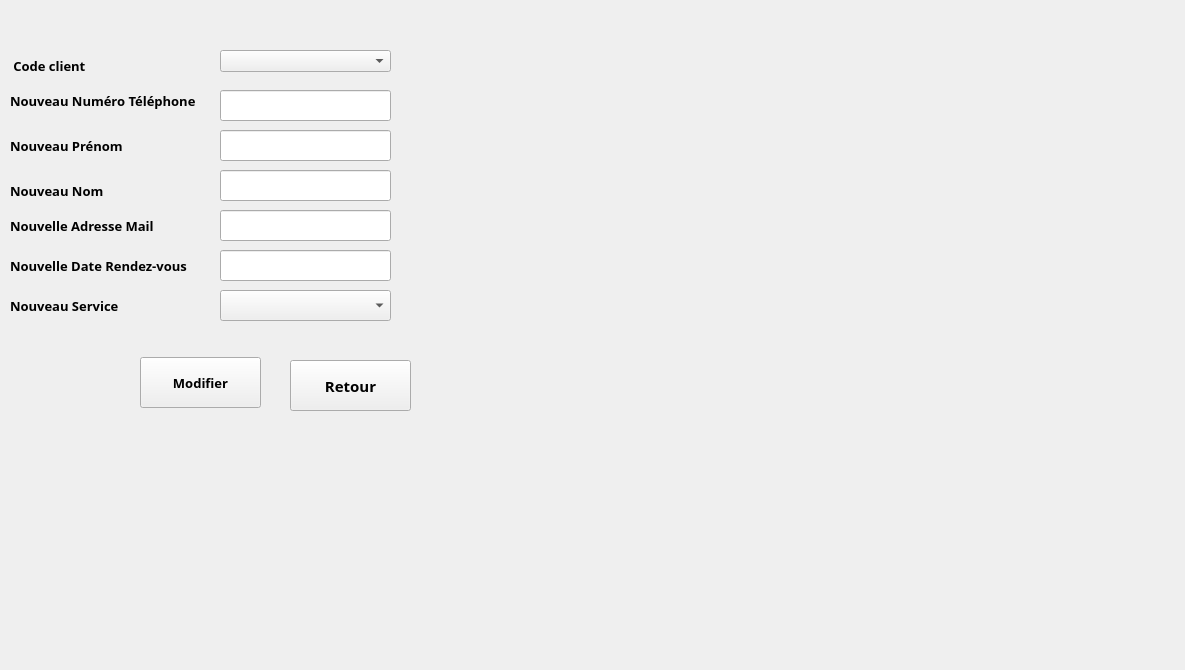
         <widget class="QWidget" name="tab_7">
          <attribute name="title">
           <string>Modifier Client</string>
          </attribute>
          <widget class="QLineEdit" name="numtelmodif">
           <property name="geometry">
            <rect>
             <x>220</x>
             <y>90</y>
             <width>171</width>
             <height>31</height>
            </rect>
           </property>
          </widget>
          <widget class="QLineEdit" name="nommodif">
           <property name="geometry">
            <rect>
             <x>220</x>
             <y>130</y>
             <width>171</width>
             <height>31</height>
            </rect>
           </property>
          </widget>
          <widget class="QLineEdit" name="prenommodif">
           <property name="geometry">
            <rect>
             <x>220</x>
             <y>170</y>
             <width>171</width>
             <height>31</height>
            </rect>
           </property>
          </widget>
          <widget class="QLineEdit" name="adressemodif">
           <property name="geometry">
            <rect>
             <x>220</x>
             <y>210</y>
             <width>171</width>
             <height>31</height>
            </rect>
           </property>
          </widget>
          <widget class="QLineEdit" name="datemodif">
           <property name="geometry">
            <rect>
             <x>220</x>
             <y>250</y>
             <width>171</width>
             <height>31</height>
            </rect>
           </property>
          </widget>
          <widget class="QPushButton" name="pbmodifiermariem">
           <property name="geometry">
            <rect>
             <x>140</x>
             <y>357</y>
             <width>121</width>
             <height>51</height>
            </rect>
           </property>
           <property name="font">
            <font>
             <family>Script MT Bold</family>
             <pointsize>10</pointsize>
             <weight>75</weight>
             <bold>true</bold>
            </font>
           </property>
           <property name="text">
            <string>Modifier</string>
           </property>
          </widget>
          <widget class="QPushButton" name="pushButton_3">
           <property name="geometry">
            <rect>
             <x>290</x>
             <y>360</y>
             <width>121</width>
             <height>51</height>
            </rect>
           </property>
           <property name="font">
            <font>
             <family>Script MT Bold</family>
             <pointsize>11</pointsize>
             <weight>75</weight>
             <bold>true</bold>
            </font>
           </property>
           <property name="text">
            <string>Retour</string>
           </property>
          </widget>
          <widget class="QComboBox" name="comboBox_2">
           <property name="geometry">
            <rect>
             <x>220</x>
             <y>290</y>
             <width>171</width>
             <height>31</height>
            </rect>
           </property>
          </widget>
          <widget class="QLabel" name="label_10">
           <property name="geometry">
            <rect>
             <x>10</x>
             <y>50</y>
             <width>191</width>
             <height>31</height>
            </rect>
           </property>
           <property name="font">
            <font>
             <family>Script MT Bold</family>
             <pointsize>10</pointsize>
             <weight>75</weight>
             <bold>true</bold>
            </font>
           </property>
           <property name="text">
            <string> Code client</string>
           </property>
          </widget>
          <widget class="QLabel" name="label_18">
           <property name="geometry">
            <rect>
             <x>10</x>
             <y>80</y>
             <width>211</width>
             <height>41</height>
            </rect>
           </property>
           <property name="font">
            <font>
             <family>Script MT Bold</family>
             <pointsize>10</pointsize>
             <weight>75</weight>
             <bold>true</bold>
            </font>
           </property>
           <property name="text">
            <string>Nouveau Numéro Téléphone</string>
           </property>
          </widget>
          <widget class="QLabel" name="label_19">
           <property name="geometry">
            <rect>
             <x>10</x>
             <y>130</y>
             <width>191</width>
             <height>31</height>
            </rect>
           </property>
           <property name="font">
            <font>
             <family>Script MT Bold</family>
             <pointsize>10</pointsize>
             <weight>75</weight>
             <bold>true</bold>
            </font>
           </property>
           <property name="text">
            <string>Nouveau Prénom</string>
           </property>
          </widget>
          <widget class="QLabel" name="label_20">
           <property name="geometry">
            <rect>
             <x>10</x>
             <y>170</y>
             <width>191</width>
             <height>41</height>
            </rect>
           </property>
           <property name="font">
            <font>
             <family>Script MT Bold</family>
             <pointsize>10</pointsize>
             <weight>75</weight>
             <bold>true</bold>
            </font>
           </property>
           <property name="text">
            <string>Nouveau Nom</string>
           </property>
          </widget>
          <widget class="QLabel" name="label_11">
           <property name="geometry">
            <rect>
             <x>10</x>
             <y>210</y>
             <width>201</width>
             <height>31</height>
            </rect>
           </property>
           <property name="font">
            <font>
             <family>Script MT Bold</family>
             <pointsize>10</pointsize>
             <weight>75</weight>
             <bold>true</bold>
            </font>
           </property>
           <property name="text">
            <string>Nouvelle Adresse Mail</string>
           </property>
          </widget>
          <widget class="QLabel" name="label_12">
           <property name="geometry">
            <rect>
             <x>10</x>
             <y>250</y>
             <width>211</width>
             <height>31</height>
            </rect>
           </property>
           <property name="font">
            <font>
             <family>Script MT Bold</family>
             <pointsize>10</pointsize>
             <weight>75</weight>
             <bold>true</bold>
            </font>
           </property>
           <property name="text">
            <string>Nouvelle Date Rendez-vous</string>
           </property>
          </widget>
          <widget class="QLabel" name="label_13">
           <property name="geometry">
            <rect>
             <x>10</x>
             <y>290</y>
             <width>181</width>
             <height>31</height>
            </rect>
           </property>
           <property name="sizePolicy">
            <sizepolicy hsizetype="Preferred" vsizetype="Preferred">
             <horstretch>0</horstretch>
             <verstretch>0</verstretch>
            </sizepolicy>
           </property>
           <property name="font">
            <font>
             <family>Script MT Bold</family>
             <pointsize>10</pointsize>
             <weight>75</weight>
             <bold>true</bold>
            </font>
           </property>
           <property name="text">
            <string>Nouveau Service</string>
           </property>
          </widget>
          <widget class="QLabel" name="backgroundmodiff">
           <property name="geometry">
            <rect>
             <x>5</x>
             <y>-5</y>
             <width>1171</width>
             <height>661</height>
            </rect>
           </property>
           <property name="text">
            <string/>
           </property>
           <property name="pixmap">
            <pixmap>backgroundclient.png</pixmap>
           </property>
          </widget>
          <widget class="QComboBox" name="comboBox_modif">
           <property name="geometry">
            <rect>
             <x>220</x>
             <y>50</y>
             <width>171</width>
             <height>22</height>
            </rect>
           </property>
          </widget>
          <zorder>backgroundmodiff</zorder>
          <zorder>numtelmodif</zorder>
          <zorder>nommodif</zorder>
          <zorder>prenommodif</zorder>
          <zorder>adressemodif</zorder>
          <zorder>datemodif</zorder>
          <zorder>pbmodifiermariem</zorder>
          <zorder>pushButton_3</zorder>
          <zorder>comboBox_2</zorder>
          <zorder>label_10</zorder>
          <zorder>label_18</zorder>
          <zorder>label_19</zorder>
          <zorder>label_20</zorder>
          <zorder>label_11</zorder>
          <zorder>label_12</zorder>
          <zorder>label_13</zorder>
          <zorder>comboBox_modif</zorder>
         </widget>
